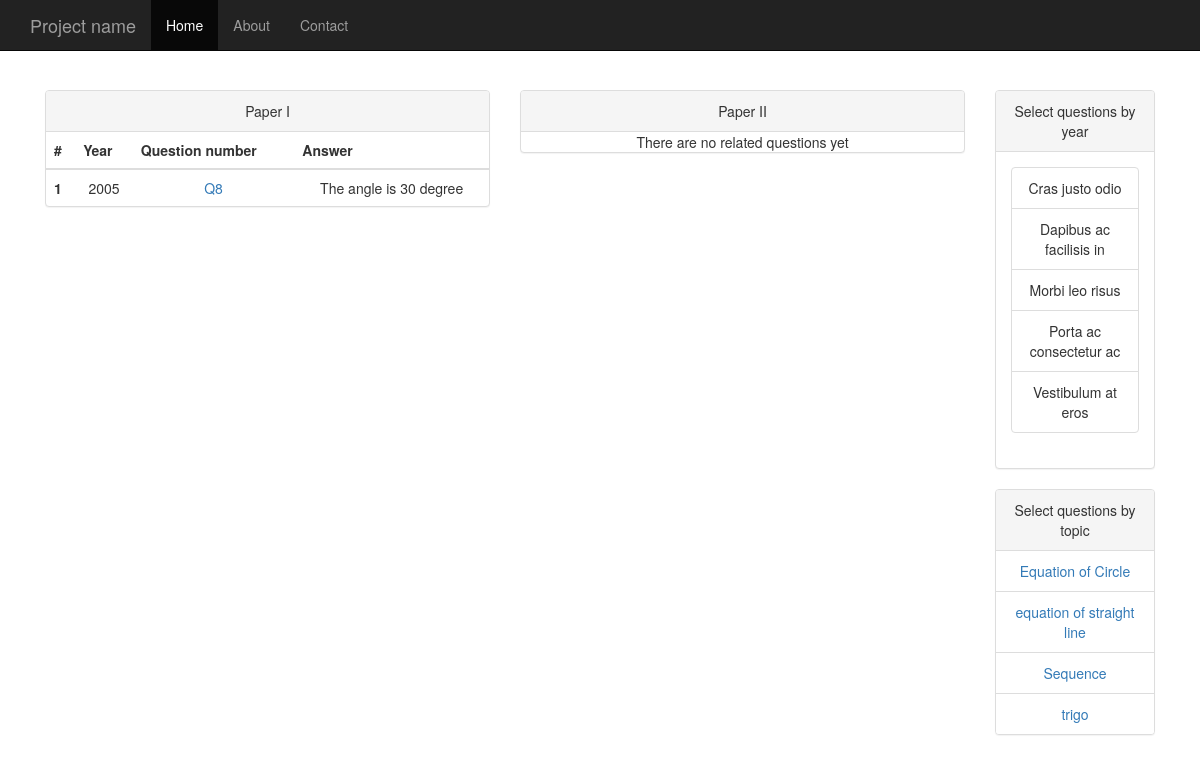
Screenshot of /dsepastpaper.php?id=2 with the database file from the repository.
### tables this page shows
CREATE TABLE IF NOT EXISTS `questions` (
`id` int(11) NOT NULL,
  `year` int(255) NOT NULL,
  `number` varchar(255) NOT NULL,
  `answer` text NOT NULL,
  `paper` varchar(255) NOT NULL,
  `youtube` text NOT NULL,
  `date_add` timestamp NOT NULL DEFAULT CURRENT_TIMESTAMP
);

CREATE TABLE IF NOT EXISTS `topics` (
`id` int(11) NOT NULL,
  `name` varchar(255) NOT NULL
);

### libraries/Database.php (called while the page is built, shortened)
<?php
class Database{
	public $host = DB_HOST;
	public $username = DB_USER;
	public $password = DB_PASS;
	public $db_name = DB_NAME;
	public $link;
	public function connect(){
		$this->link = new mysqli($this->host, $this->username, $this->password, $this->db_name);
	}
	public function select($query){
		$result = $this->link->query($query) or die($this->link->error.__LINE__);
		if($result->num_rows >0){
			return $result;
		}else{
			return false;
		}
	}
}
?>

### dsepastpaper.php (the view, shortened to what this page needs)
<?php include 'libraries/Database.php';?>
<?php
	$id = $_GET['id'];
	$db = new Database();
		$query = "SELECT * FROM questions WHERE paper = 1 AND id IN (SELECT question_id FROM relation WHERE topic_id = $id)";
		$paper1 = $db->select($query);
	$query = "SELECT * FROM topics ORDER by name";
	$topics = $db->select($query);
?>
<!DOCTYPE html>
<html lang="en">
  <head>
    <link href="css/bootstrap.css" rel="stylesheet">
    <link href="css/custom.css" rel="stylesheet">
  </head>
  <body>
    <nav class="navbar navbar-inverse navbar-fixed-top">
      <div class="container">
        <div class="navbar-header">
          <a class="navbar-brand" href="#">Project name</a>
        </div>
        <div id="navbar" class="collapse navbar-collapse">
          <ul class="nav navbar-nav">
            <li class="active"><a href="#">Home</a></li>
            <li><a href="#about">About</a></li>
            <li><a href="#contact">Contact</a></li>
          </ul>
        </div>
      </div>
    </nav>
    <div class="container">
 <div class = "questiontable col-md-5"  >
<div class="panel panel-default">
  <div class="panel-heading">Paper I </div>
 <table class="table">
       <?php if ($paper1):?>
        <thead>
          <tr>
            <th>#</th>
            <th>Year</th>
            <th>Question number</th>
            <th>Answer</th>
          </tr>
        </thead>
        <tbody>
    <?php while($row = $paper1->fetch_assoc()) :?>
          <tr>
            <th scope="row">1</th>
            <td><?php echo $row['year']?></td>
            <td><a href="http://hk.yahoo.com">Q<?php echo $row['number']?></a></td>
            <td><?php  echo $row['answer']?></td>
          </tr>
     <?php endwhile;?>
 <?php else:?>
  There are no related questions yet
 <?php endif;?>
        </tbody>
      </table>
</div>
</div>
<div class = "questiontable col-md-5"  >
<div class="panel panel-default">
  <div class="panel-heading">Paper II </div>
</div>
</div>
<div class="sidebar col-md-2" >
<div class="panel panel-default">
  <div class="panel-heading">Select questions by year</div>
  <div class="panel-body">
  <ul class="list-group">
  <li class="list-group-item">Cras justo odio</li>
  <li class="list-group-item">Dapibus ac facilisis in</li>
  <li class="list-group-item">Morbi leo risus</li>
  <li class="list-group-item">Porta ac consectetur ac</li>
  <li class="list-group-item">Vestibulum at eros</li>
</ul>
  </div>
</div>
<div class="panel panel-default">
  <div class="panel-heading">Select questions by topic</div>
   <ul class="list-group">
   <?php if($topics):?>
   <?php while ($row = $topics->fetch_assoc()):?>
  <li class="list-group-item"><a href="dsepastpaper.php?id=<?php echo $row['id']?>"><?php echo $row['name']?></a></li>
  <?php endwhile;?>
  <?php else:?>
  <p> Sorry, there is no topics available </p>
  <?php endif;?>
</ul>
</div>
</div>
    </div>
  </body>
</html>

### css/custom.css (style rules this page uses)
body { padding-top: 50px; }
.questiontable, .sidebar { padding: 40px 15px; text-align: center; }
.sidebar { float:right; }

### rows the page displays
questions: year "2005", number "8", answer "The angle is 30 degree"
topics: name "Equation of Circle"
topics: name "equation of straight line"
topics: name "Sequence"
topics: name "trigo"
